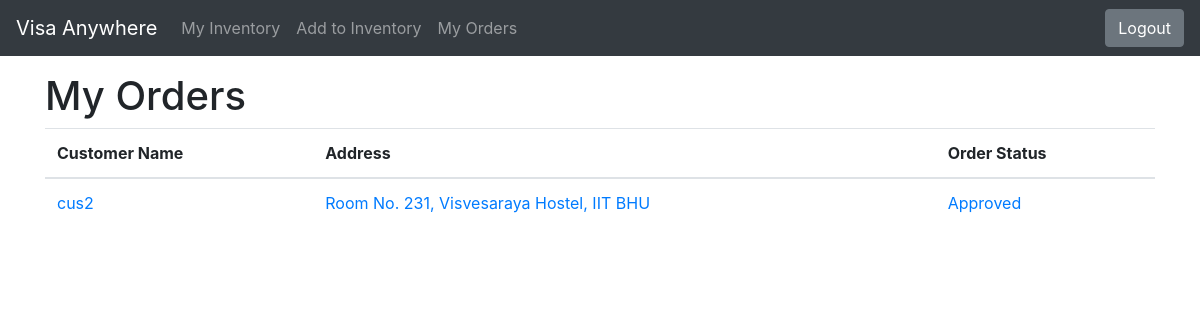
The app's page /shop/mer_order_list/ (signed in), older data.
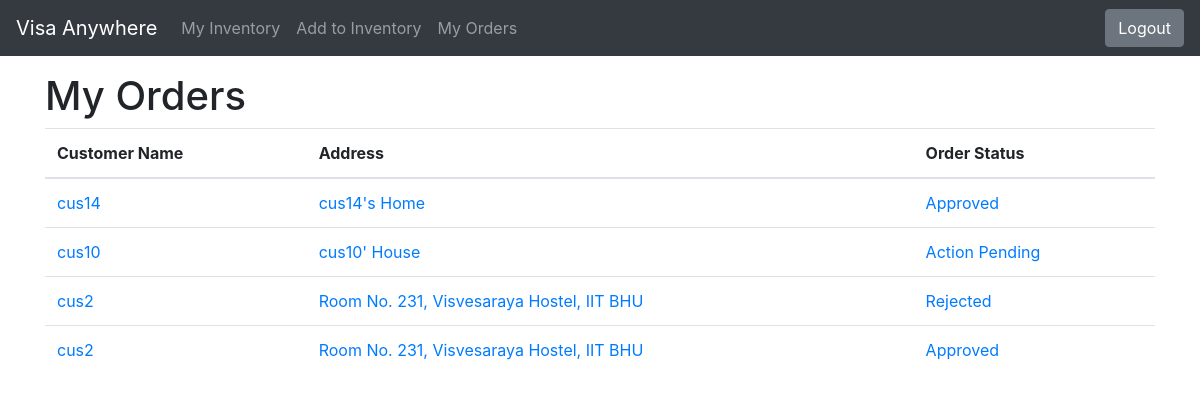
The same page, newer data.
### shop/models.py (models this page shows, shortened)
class Order(models.Model):
    order_id=models.AutoField(primary_key=True)
    items_json=models.CharField(max_length=5000)
    user = models.ForeignKey('UserRegistration', on_delete=models.CASCADE, null = True, related_name='usernames')
    is_delivery = models.BooleanField(default = False, blank = True)
    time = models.DateTimeField(null=True)
    est_time = models.DateTimeField(null=True)
    order_status = models.CharField(max_length=50, default="Action Pending", null=True)
    merchant = models.ForeignKey('UserRegistration', on_delete = models.CASCADE, null =True,related_name='merchant')

class UserRegistration(models.Model):
    user = models.OneToOneField(User,on_delete=models.CASCADE)
    is_merchant = models.BooleanField(default = False, blank = True)
    address = models.CharField(max_length=500)
    zipcode = models.CharField(max_length=6)
    phone = models.CharField(max_length=10)
    city = models.CharField(max_length=50)
    name = models.CharField(max_length=50, null = True)
    state = models.CharField(max_length=50)
    house_no = models.CharField(max_length=50, null = True)
    area = models.CharField(max_length=100, null = True)

### shop/views.py (the view)
# urls.py: path('mer_order_list/',views.mer_order_list, name='mer_order_list'),
@login_required
def mer_order_list(request):
    merchant = UserRegistration.objects.filter(user_id=request.user.id).first()
    orders = Order.objects.filter(merchant_id=merchant.id).order_by('-time')
    return render(request, 'shop/mer_order_list.html', {'orders': orders})

### shop/templates/shop/mer_order_list.html (shortened to what this page needs)
<!doctype html>
<html lang="en">
<head>
    <link rel="stylesheet" href="https://stackpath.bootstrapcdn.com/bootstrap/4.2.1/css/bootstrap.min.css">
</head>
  <body>
    <nav class="navbar navbar-expand-lg navbar-dark bg-dark">
        <a class="navbar-brand" href="/shop">Visa Anywhere</a>
        <div class="collapse navbar-collapse" id="navbarSupportedContent">
          <ul class="navbar-nav mr-auto">
            <li class="nav-item">
              <a class="nav-link" href="/shop">My Inventory <span class="sr-only">(current)</span></a>
            </li>
            <li class="nav-item">
              <a class="nav-link" href="{% url 'shop:product_add' %}">Add to Inventory</a>
            </li>
            <li class="nav-item">
              <a class="nav-link" href="{% url 'shop:mer_order_list' %}">My Orders</a>
            </li>
          </ul>
      {% if user.is_authenticated %}
      <a href="{% url 'shop:logout' %}"><button class="btn btn-secondary" type="button">Logout</button></a>
      {% else %}
      <a href="{% url 'shop:login' %}"><button type="button" class="btn btn-secondary">Log In</button></a>
      {% endif %}
        </div>
      </nav>
<div class="container my-3">
    <h1>My Orders</h1>
    <table class="table table-hover">
        <thead>
          <tr>
            <th scope="col">Customer Name</th>
            <th scope="col">Address</th>
            <th scope="col">Order Status</th>
          </tr>
        </thead>
        <tbody>
          {% for x in orders %}
                <tr>
                    <td><a href="{% url 'shop:mer_order_detail' x.order_id %}">{{x.user.name}}</a></td>
                    <td><a href="{% url 'shop:mer_order_detail' x.order_id %}">{{x.user.address}}</a></td>
                    <td><a href="{% url 'shop:mer_order_detail' x.order_id %}">{{x.order_status}}</a></td>
                  </tr>
            {% endfor %}
        </tbody>
      </table>
    </div>
</body>
</html>

Row changes from the older to the newer data that the page shows:
added Order: user.name "cus14", user.address "cus14's Home", order_status "Approved"
added Order: user.name "cus10", user.address "cus10' House", order_status "Action Pending"
added Order: user.name "cus2", user.address "Room No. 231, Visvesaraya Hostel, IIT BHU", order_status "Rejected"
